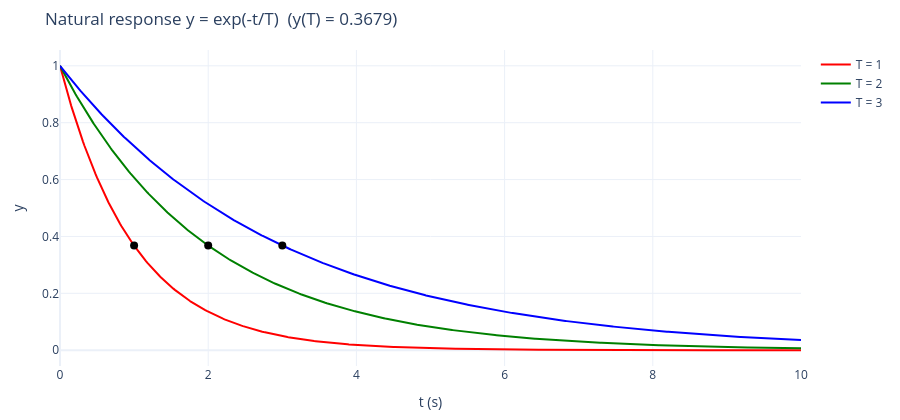

Here is the notebook cell this chart was saved with:
### Markdown cell above
## 2. 自然響應 $T\dot y + y = 0,\ y(0) = 1$ → $y = e^{-t/T}$（原 `order1a.m`）

### Code cell
fig = go.Figure()
for T_, c in [(1, "red"), (2, "green"), (3, "blue")]:
    fig.add_scatter(x=ds(t), y=ds(np.exp(-t / T_)), name=f"T = {T_}", line=dict(color=c))
    fig.add_scatter(x=[T_], y=[np.exp(-1)], mode="markers", marker=dict(color="black", size=8), showlegend=False)
show(fig, "Natural response y = exp(-t/T)  (y(T) = 0.3679)", "t (s)", "y")
print(sp.dsolve(sp.Eq(T * y(tt).diff(tt) + y(tt), 0), y(tt), ics={y(0): 1}))

### Figure 1 — Plotly figure (JSON) as saved in the notebook; plotly's stock layout.template omitted (floating-point values rounded to 4 significant figures; data arrays with more than 128 entries replaced by an {"elided": "..."} marker saying what was removed)
{"data": [{"line": {"color": "red"}, "name": "T = 1", "type": "scatter", "x": {"elided": "600 float values"}, "y": {"elided": "600 float values"}}, {"marker": {"color": "black", "size": 8}, "mode": "markers", "showlegend": false, "type": "scatter", "x": [1], "y": [0.3679]}, {"line": {"color": "green"}, "name": "T = 2", "type": "scatter", "x": {"elided": "600 float values"}, "y": {"elided": "600 float values"}}, {"marker": {"color": "black", "size": 8}, "mode": "markers", "showlegend": false, "type": "scatter", "x": [2], "y": [0.3679]}, {"line": {"color": "blue"}, "name": "T = 3", "type": "scatter", "x": {"elided": "600 float values"}, "y": {"elided": "600 float values"}}, {"marker": {"color": "black", "size": 8}, "mode": "markers", "showlegend": false, "type": "scatter", "x": [3], "y": [0.3679]}], "layout": {"height": 420, "margin": {"b": 50, "l": 60, "r": 20, "t": 50}, "title": {"text": "Natural response y = exp(-t/T)  (y(T) = 0.3679)"}, "xaxis": {"title": {"text": "t (s)"}}, "yaxis": {"title": {"text": "y"}}}}
